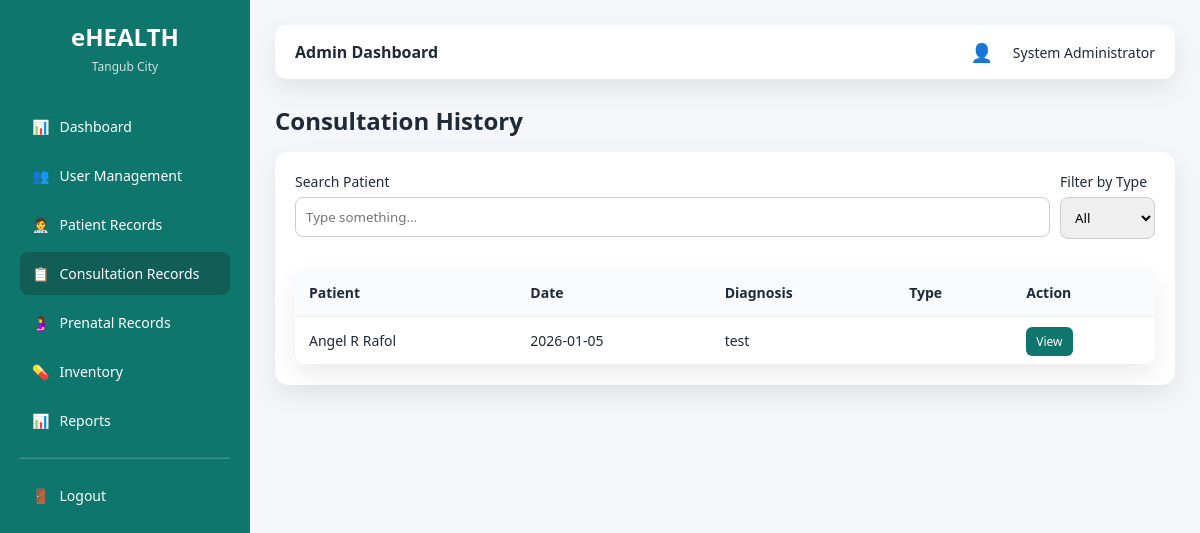
The app's page /admin/consultations.php (signed in), older data.
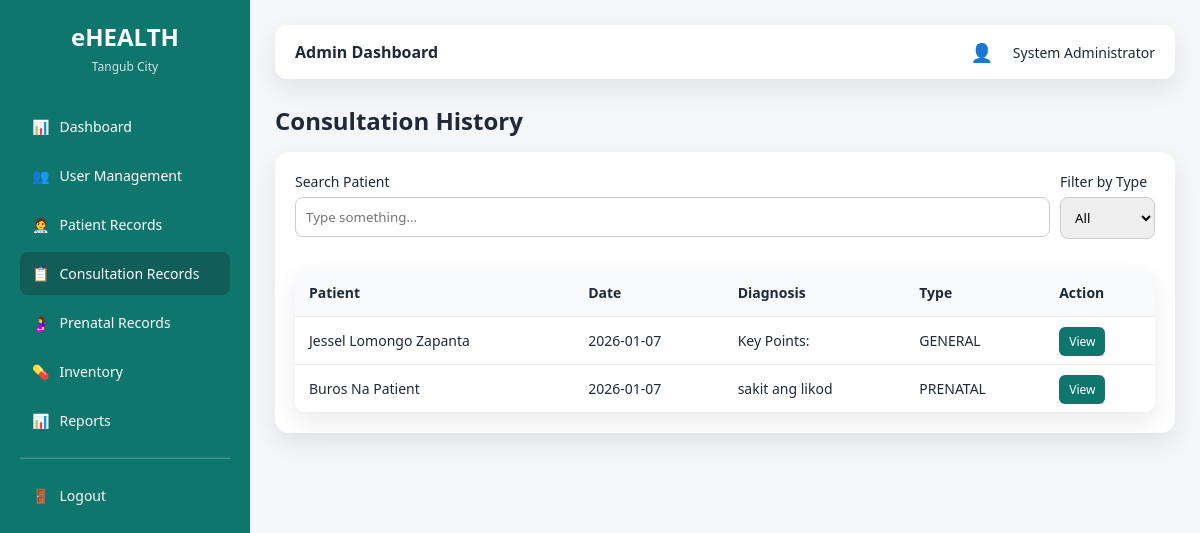
The same page, newer data.
### tables this page shows
CREATE TABLE `consultations` (
  `consultation_id` int(11) NOT NULL,
  `appointment_id` int(11) NOT NULL,
  `doctor_id` int(11) NOT NULL,
  `patient_id` int(11) NOT NULL,
  `symptoms` text DEFAULT NULL,
  `diagnosis` text DEFAULT NULL,
  `prescription` text DEFAULT NULL,
  `notes` text DEFAULT NULL,
  `created_at` timestamp NOT NULL DEFAULT current_timestamp()
);

CREATE TABLE `users` (
  `user_id` int(11) NOT NULL,
  `full_name` varchar(100) NOT NULL,
  `email` varchar(100) NOT NULL,
  `password` varchar(255) NOT NULL,
  `role` enum('admin','staff','doctor','patient') NOT NULL,
  `status` enum('active','inactive') DEFAULT 'active',
  `created_at` timestamp NOT NULL DEFAULT current_timestamp()
);

CREATE TABLE `appointments` (
  `appointment_id` int(11) NOT NULL,
  `patient_id` int(11) NOT NULL,
  `doctor_id` int(11) NOT NULL,
  `appointment_date` date NOT NULL,
  `appointment_time` varchar(20) NOT NULL,
  `type` varchar(255) NOT NULL,
  `reason` text DEFAULT NULL,
  `qr_code` int(11) NOT NULL DEFAULT 100000,
  `status` enum('Pending','Approved','Completed','Check-in','Cancelled') DEFAULT 'Pending',
  `created_at` timestamp NOT NULL DEFAULT current_timestamp()
);

### admin/consultations.php (the view, shortened to what this page needs)
<?php
require_once "../config/database.php";
$consultations = mysqli_query(
    $conn,
    "SELECT
        c.consultation_id,
        a.appointment_date,
        a.appointment_time,
        u.full_name AS patient_name,
        a.type,
        c.diagnosis
     FROM consultations c
     JOIN appointments a ON c.appointment_id = a.appointment_id
     JOIN patients p ON a.patient_id = p.patient_id
     JOIN users u ON p.user_id = u.user_id
     ORDER BY a.appointment_date DESC"
);
?>
<!DOCTYPE html>
<html>
<head>
    <link rel="stylesheet" href="../assets/css/ui.css">
</head>
<body>
<div class="layout">
    <?php require_once "../layouts/sidebar.php"; ?>
    <main class="main">
        <?php require_once "../layouts/topbar.php"; ?>
        <h2 style="margin-bottom:15px;">Consultation History</h2>
        <div class="card">
        <div style="display: flex; justify-content: space-between; margin-bottom: 15px;">
            <div class="form-group" style="flex: 1; margin-right: 10px;">
                <label>Search Patient</label>
                <input type="text" id="searchInput" placeholder="Type something..." />
            </div>
            <div class="form-group">
                <label>Filter by Type</label>
                <select id="typeFilter">
                    <option value="all">All</option>
                </select>
            </div>
        </div>
        <table id="consultationTable">
            <thead>
                <tr>
                    <th>Patient</th>
                    <th>Date</th>
                    <th>Diagnosis</th>
                    <th>Type</th>
                    <th>Action</th>
                </tr>
            </thead>
            <tbody>
            <?php if (mysqli_num_rows($consultations) > 0): ?>
                <?php while ($row = mysqli_fetch_assoc($consultations)): ?>
                    <tr>
                        <td class="patient"><?= htmlspecialchars($row['patient_name']) ?></td>
                        <td><?= $row['appointment_date'] ?></td>
                        <td><?= htmlspecialchars($row['diagnosis']) ?></td>
                        <td><?= strtoupper($row['type']) ?></td>
                        <td>
                            <a href="consultation_view.php?id=<?= $row['consultation_id'] ?>"
                               class="btn-sm">View</a>
                        </td>
                    </tr>
                <?php endwhile; ?>
            <?php else: ?>
                <tr class="no-data-row">
                    <td colspan="5" class="no-data">No consultation history found.</td>
                </tr>
            <?php endif; ?>
            </tbody>
        </table>
        </div>
    </main>
</div>
</body>
</html>

Row changes from the older to the newer data that the page shows:
removed consultations: users.full_name "Angel R Rafol", appointment.appointment_date "2026-01-05", diagnosis "test"
added consultations: users.full_name "Jessel Lomongo Zapanta", appointment.appointment_date "2026-01-07", diagnosis "Key Points:", appointment.type "GENERAL"
added consultations: users.full_name "Buros Na Patient", appointment.appointment_date "2026-01-07", diagnosis "sakit ang likod", appointment.type "PRENATAL"
